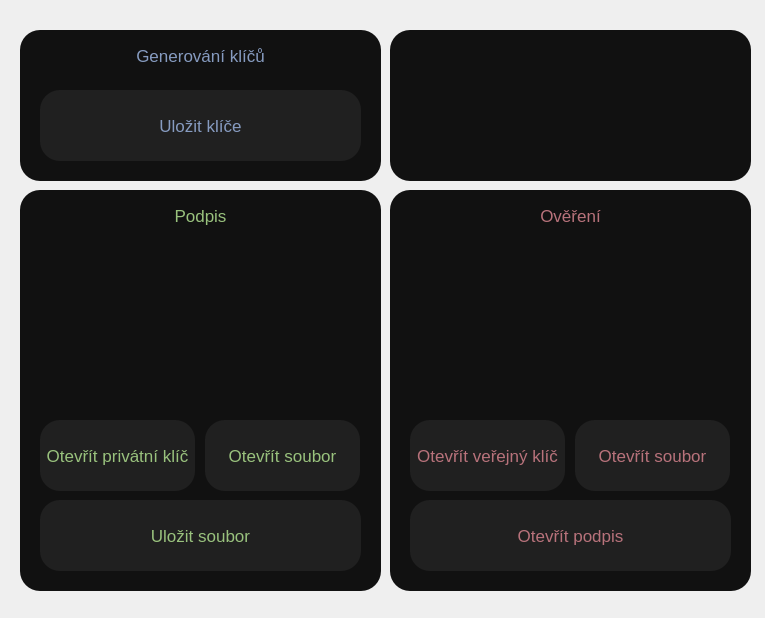
<?xml version="1.0" encoding="UTF-8"?>
<ui version="4.0">
 <class>MainWindow</class>
 <widget class="QMainWindow" name="MainWindow">
  <property name="geometry">
   <rect>
    <x>0</x>
    <y>0</y>
    <width>765</width>
    <height>618</height>
   </rect>
  </property>
  <property name="windowTitle">
   <string>MainWindow</string>
  </property>
  <property name="styleSheet">
   <string notr="true"/>
  </property>
  <widget class="QWidget" name="centralwidget">
   <property name="styleSheet">
    <string notr="true">font-size: 13pt; background-image: url(:/wp/wp.png) </string>
   </property>
   <widget class="QGroupBox" name="groupBox">
    <property name="geometry">
     <rect>
      <x>20</x>
      <y>30</y>
      <width>361</width>
      <height>151</height>
     </rect>
    </property>
    <property name="styleSheet">
     <string notr="true">background: #111111; color: #869BC0; border-radius: 20px;</string>
    </property>
    <property name="title">
     <string/>
    </property>
    <widget class="QPushButton" name="saveKeys">
     <property name="geometry">
      <rect>
       <x>20</x>
       <y>60</y>
       <width>321</width>
       <height>71</height>
      </rect>
     </property>
     <property name="styleSheet">
      <string notr="true">background: #202020; border: none; </string>
     </property>
     <property name="text">
      <string>Uložit klíče</string>
     </property>
    </widget>
    <widget class="QLabel" name="label">
     <property name="geometry">
      <rect>
       <x>20</x>
       <y>10</y>
       <width>321</width>
       <height>31</height>
      </rect>
     </property>
     <property name="styleSheet">
      <string notr="true">;border: 0</string>
     </property>
     <property name="text">
      <string>Generování klíčů</string>
     </property>
     <property name="textFormat">
      <enum>Qt::AutoText</enum>
     </property>
     <property name="alignment">
      <set>Qt::AlignCenter</set>
     </property>
    </widget>
   </widget>
   <widget class="QGroupBox" name="groupBox_2">
    <property name="geometry">
     <rect>
      <x>20</x>
      <y>190</y>
      <width>361</width>
      <height>401</height>
     </rect>
    </property>
    <property name="styleSheet">
     <string notr="true">background: #111111; color: #99C27D; border-radius: 20px;</string>
    </property>
    <property name="title">
     <string/>
    </property>
    <widget class="QPushButton" name="podpisOpenPrivateKey">
     <property name="geometry">
      <rect>
       <x>20</x>
       <y>230</y>
       <width>155</width>
       <height>71</height>
      </rect>
     </property>
     <property name="styleSheet">
      <string notr="true">background: #202020; border: none</string>
     </property>
     <property name="text">
      <string>Otevřít privátní klíč</string>
     </property>
    </widget>
    <widget class="QPushButton" name="podpisOpenFile">
     <property name="geometry">
      <rect>
       <x>185</x>
       <y>230</y>
       <width>155</width>
       <height>71</height>
      </rect>
     </property>
     <property name="styleSheet">
      <string notr="true">background: #202020; border: none</string>
     </property>
     <property name="text">
      <string>Otevřít soubor</string>
     </property>
    </widget>
    <widget class="QLabel" name="label_2">
     <property name="geometry">
      <rect>
       <x>20</x>
       <y>10</y>
       <width>321</width>
       <height>31</height>
      </rect>
     </property>
     <property name="styleSheet">
      <string notr="true">;border: 0</string>
     </property>
     <property name="text">
      <string>Podpis</string>
     </property>
     <property name="textFormat">
      <enum>Qt::AutoText</enum>
     </property>
     <property name="alignment">
      <set>Qt::AlignCenter</set>
     </property>
    </widget>
    <widget class="QPushButton" name="podpisSaveFile">
     <property name="geometry">
      <rect>
       <x>20</x>
       <y>310</y>
       <width>321</width>
       <height>71</height>
      </rect>
     </property>
     <property name="styleSheet">
      <string notr="true">background: #202020; border: none</string>
     </property>
     <property name="text">
      <string>Uložit soubor</string>
     </property>
    </widget>
    <widget class="QTextBrowser" name="podpisFileInfoD">
     <property name="geometry">
      <rect>
       <x>130</x>
       <y>60</y>
       <width>221</width>
       <height>161</height>
      </rect>
     </property>
     <property name="styleSheet">
      <string notr="true">color: #ECBFBD;border: 0</string>
     </property>
    </widget>
    <widget class="QTextBrowser" name="podpisFileInfoP">
     <property name="geometry">
      <rect>
       <x>30</x>
       <y>60</y>
       <width>81</width>
       <height>161</height>
      </rect>
     </property>
     <property name="styleSheet">
      <string notr="true">color: #C6AAE8;border: 0</string>
     </property>
    </widget>
   </widget>
   <widget class="QGroupBox" name="groupBox_3">
    <property name="geometry">
     <rect>
      <x>390</x>
      <y>190</y>
      <width>361</width>
      <height>401</height>
     </rect>
    </property>
    <property name="styleSheet">
     <string notr="true">background: #111111; color: #B8727B; border-radius: 20px; </string>
    </property>
    <property name="title">
     <string/>
    </property>
    <widget class="QPushButton" name="overeniOpenPublicKey">
     <property name="geometry">
      <rect>
       <x>20</x>
       <y>230</y>
       <width>155</width>
       <height>71</height>
      </rect>
     </property>
     <property name="styleSheet">
      <string notr="true">background: #202020; border: none</string>
     </property>
     <property name="text">
      <string>Otevřít veřejný klíč</string>
     </property>
    </widget>
    <widget class="QTextBrowser" name="overeniFileInfoP">
     <property name="geometry">
      <rect>
       <x>20</x>
       <y>60</y>
       <width>81</width>
       <height>161</height>
      </rect>
     </property>
     <property name="styleSheet">
      <string notr="true">color: #C6AAE8;border: 0</string>
     </property>
    </widget>
    <widget class="QPushButton" name="overeniOpenFile">
     <property name="geometry">
      <rect>
       <x>185</x>
       <y>230</y>
       <width>155</width>
       <height>71</height>
      </rect>
     </property>
     <property name="styleSheet">
      <string notr="true">background: #202020; border: none</string>
     </property>
     <property name="text">
      <string>Otevřít soubor</string>
     </property>
    </widget>
    <widget class="QLabel" name="label_3">
     <property name="geometry">
      <rect>
       <x>20</x>
       <y>10</y>
       <width>321</width>
       <height>31</height>
      </rect>
     </property>
     <property name="styleSheet">
      <string notr="true">;border: 0</string>
     </property>
     <property name="text">
      <string>Ověření</string>
     </property>
     <property name="textFormat">
      <enum>Qt::AutoText</enum>
     </property>
     <property name="alignment">
      <set>Qt::AlignCenter</set>
     </property>
    </widget>
    <widget class="QPushButton" name="overeniOpenSignature">
     <property name="geometry">
      <rect>
       <x>20</x>
       <y>310</y>
       <width>321</width>
       <height>71</height>
      </rect>
     </property>
     <property name="styleSheet">
      <string notr="true">background: #202020; border: none</string>
     </property>
     <property name="text">
      <string>Otevřít podpis</string>
     </property>
    </widget>
    <widget class="QTextBrowser" name="overeniFileInfoD">
     <property name="geometry">
      <rect>
       <x>120</x>
       <y>60</y>
       <width>221</width>
       <height>161</height>
      </rect>
     </property>
     <property name="styleSheet">
      <string notr="true">color: #ECBFBD;border: 0</string>
     </property>
    </widget>
   </widget>
   <widget class="QGroupBox" name="groupBox_4">
    <property name="geometry">
     <rect>
      <x>390</x>
      <y>30</y>
      <width>361</width>
      <height>151</height>
     </rect>
    </property>
    <property name="styleSheet">
     <string notr="true">background: #111111; color: #869BC0; border-radius: 20px;</string>
    </property>
    <property name="title">
     <string/>
    </property>
    <widget class="QTextBrowser" name="message">
     <property name="geometry">
      <rect>
       <x>15</x>
       <y>10</y>
       <width>331</width>
       <height>131</height>
      </rect>
     </property>
     <property name="styleSheet">
      <string notr="true">border: none</string>
     </property>
    </widget>
   </widget>
  </widget>
 </widget>
 <resources>
  <include location="assets/wp.qrc"/>
 </resources>
 <connections/>
</ui>
